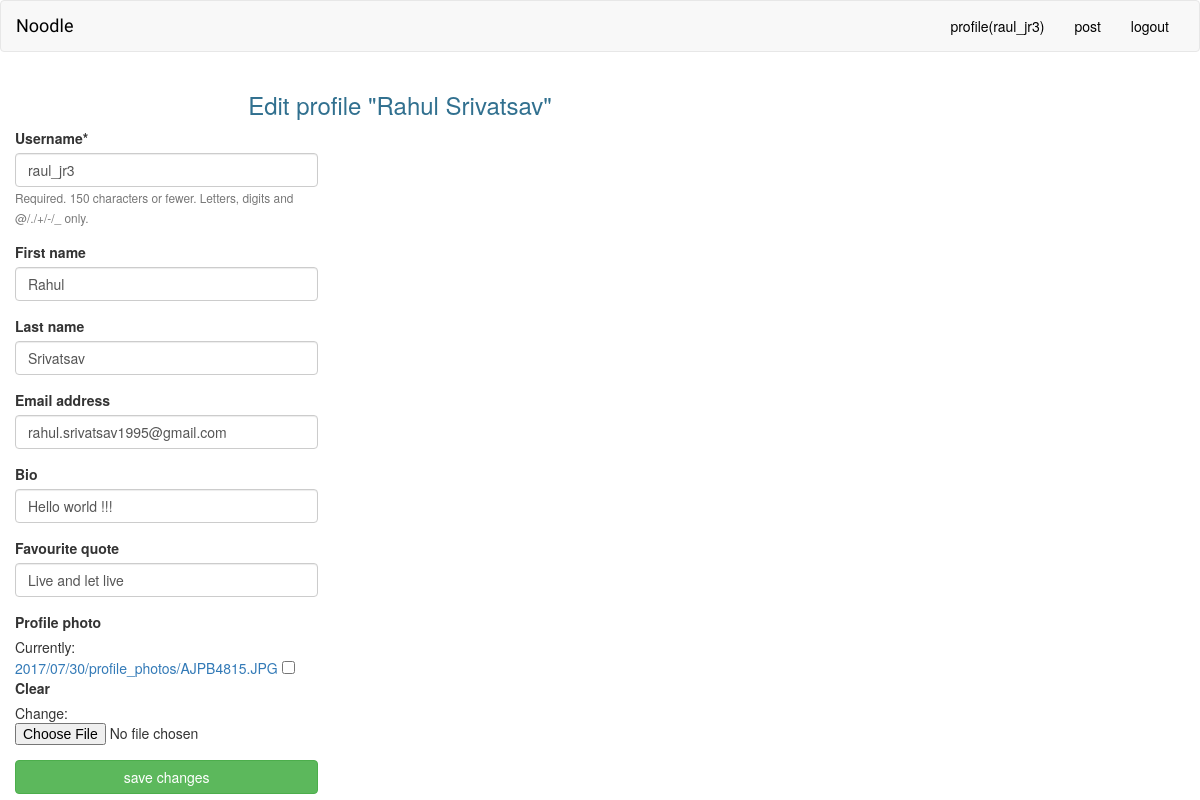
The page /account/profile/edit/ (signed in) on the database as committed earlier.
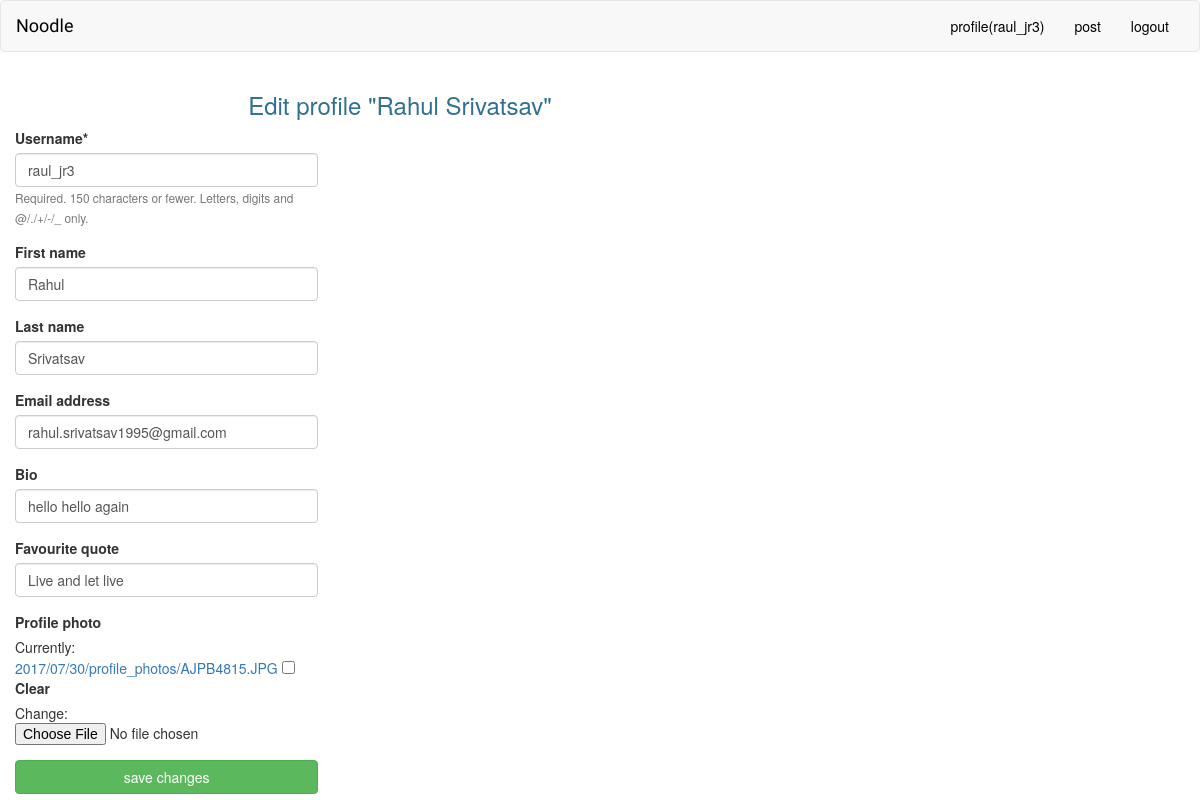
The same page on the database as committed later.
### account/models.py (models this page shows, shortened)
class Profile(models.Model):
	user = models.OneToOneField(settings.AUTH_USER_MODEL, related_name = 'profile')
	profile_photo = models.ImageField(upload_to = '%Y/%m/%d/profile_photos', blank = True)
	bio = models.CharField(max_length = 500, blank = True)
	favourite_quote = models.CharField(max_length = 300, blank = True)
	last_active = models.DateTimeField(auto_now = True)

### account/views.py (the view)
@login_required
def edit_profile(request):
	if request.method == 'POST':
		user_form = UserEditForm(data = request.POST, instance = request.user)
		profile_form = ProfileEditForm(data = request.POST, instance = request.user.profile, files = request.FILES)
		if user_form.is_valid() and profile_form.is_valid():
			user_form.save()
			profile_form.save()
			return redirect('account:profile')
	else:
		user_form = UserEditForm(instance = request.user)
		profile_form = ProfileEditForm(instance = request.user.profile)
	return render(request, 'account/edit_profile.html', {'user_form':user_form, 'profile_form':profile_form})

### account/forms.py
class UserEditForm(forms.ModelForm):
	class Meta:
		model = User
		fields = ['username', 'first_name', 'last_name', 'email']

class ProfileEditForm(forms.ModelForm):
	class Meta:
		model = Profile
		fields = ['bio', 'favourite_quote', 'profile_photo']

### account/templates/account/edit_profile.html (shortened to what this page needs)
{% extends "base.html" %}
{% load crispy_forms_tags %}
{% block content %}
	<div class="row">
		<div class="col-md-12">
			<h3 class="text-center text-info">Edit profile "{{ request.user.get_full_name }}"</h3>
		</div>
	</div>
	<div class="row">
		<div class="col-md-5 offset-md-4">
			<form action="." method="POST" enctype="multipart/form-data">
				{{ user_form|crispy }}
				{{ profile_form|crispy }}
				<button class="btn btn-success btn-block">save changes</button>
			</form>
		</div>
	</div>
{% endblock %}

Rows that differ between the two databases and show on the page:
changed Profile "Live and let live": bio "Hello world !!!" → "hello hello again"
